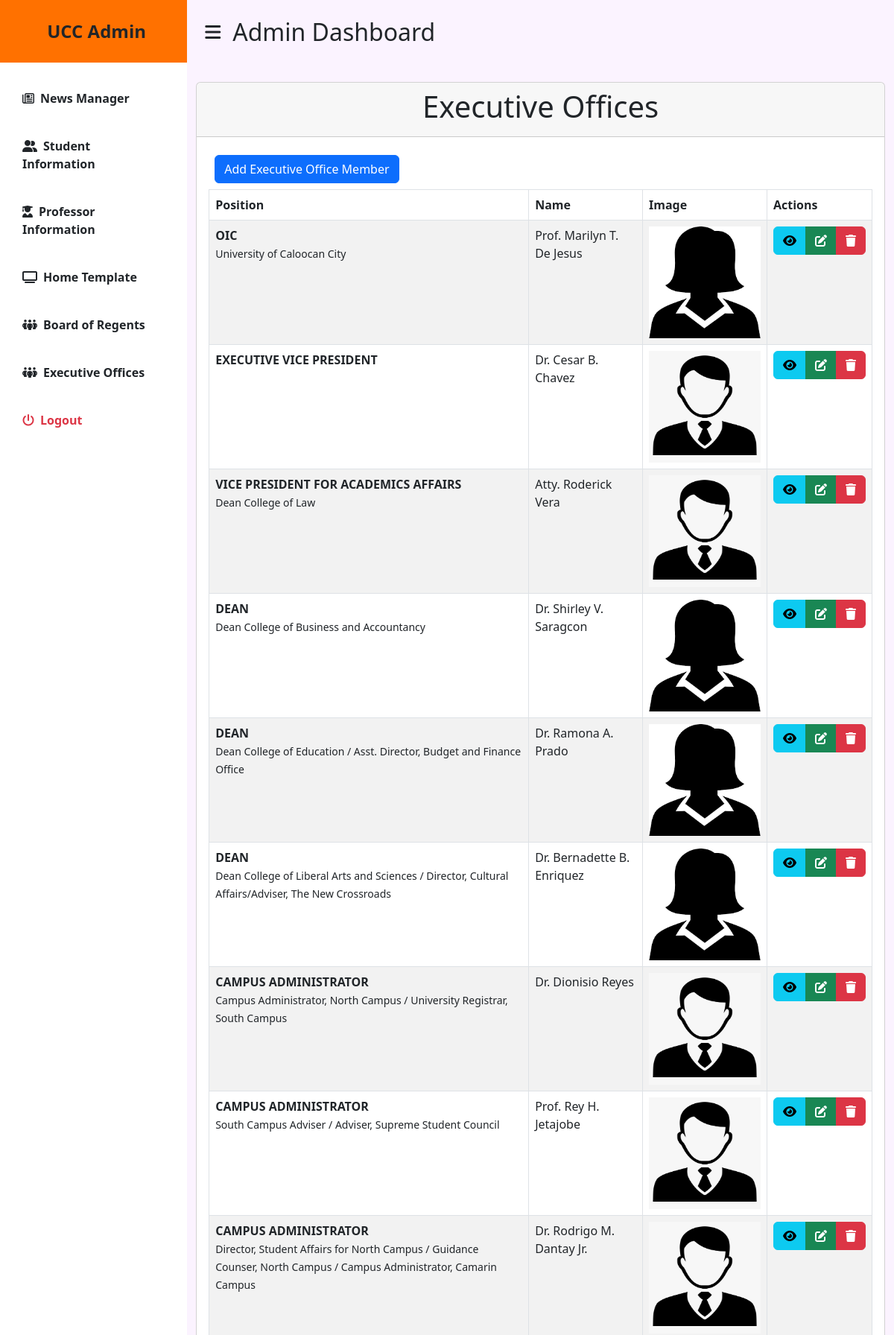
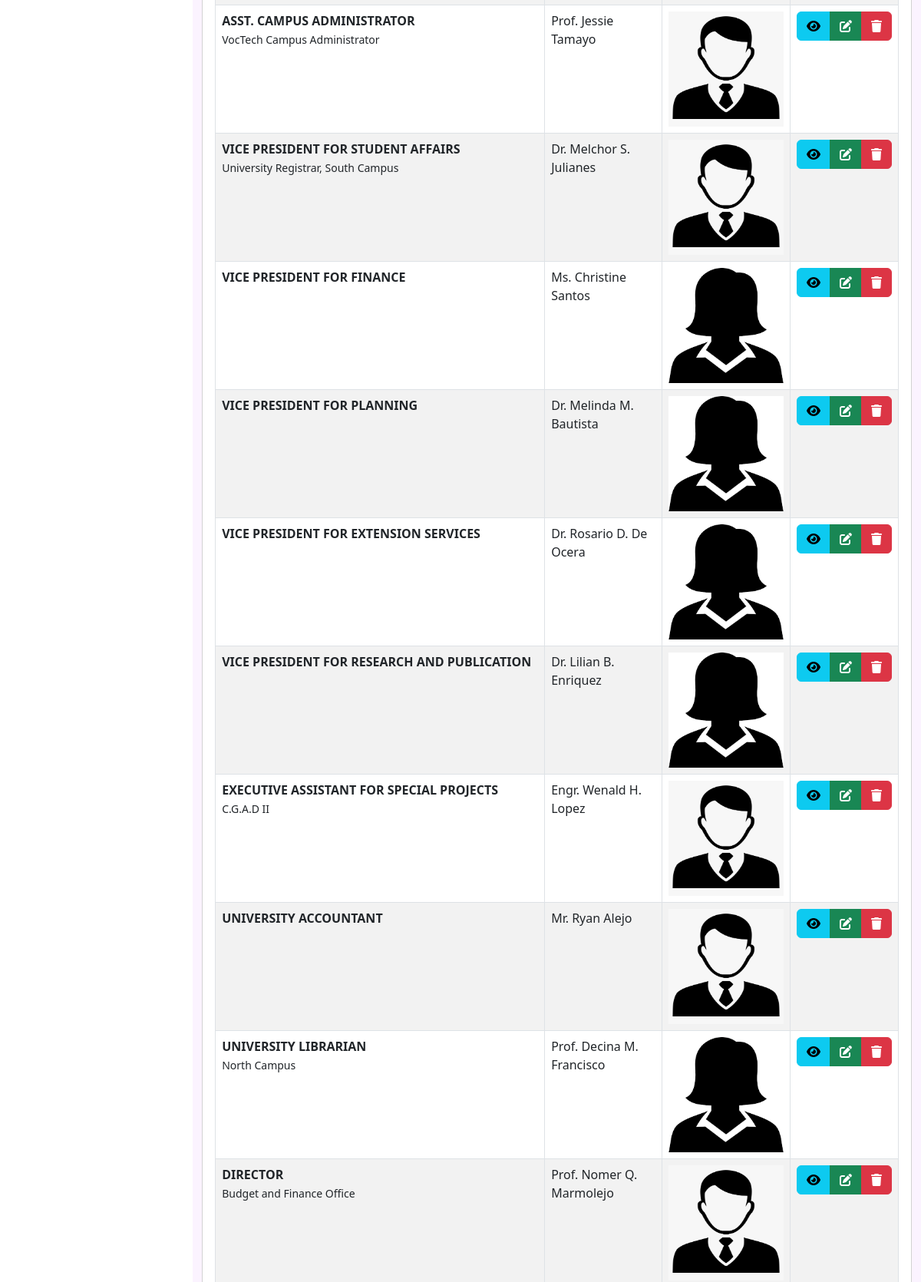
Screenshot of /fixedduplicateadmin/executiveoffices.php (upper part) with the database file from the repository (2 pictures, top to bottom).
### tables this page shows
CREATE TABLE `uccp_xo_tbl` (
  `id` int(11) NOT NULL COMMENT 'executive offices id',
  `xo_name` varchar(60) NOT NULL COMMENT 'executive offices name',
  `xo_position` varchar(60) NOT NULL COMMENT 'executive offices position',
  `xo_description` text NOT NULL COMMENT 'executive offices description',
  `xo_image` varchar(60) NOT NULL COMMENT 'executive offices image'
);

### fixedduplicateadmin/executiveoffices.php (the view, shortened to what this page needs)
<?php
include 'includes/header.php';
?>
<div class="d-flex" id="wrapper">
  <?php include 'includes/sidebar.php' ?>
  <div id="page-content-wrapper">
    <nav class="navbar navbar-expand-lg navbar-light bg-transparent py-4 px-4">
      <div class="d-flex align-items-center">
        <i class="fas fa-bars primary-text fs-4 me-3" id="menu-toggle"></i>
        <h2 class="fs-2 m-0">Admin Dashboard</h2>
      </div>
    </nav>
    <div class="container"><br>
          <div class="row">
          <div class="col-md-12">
              <div class="card ">
                <div class="card-header">
                  <center><h1>Executive Offices</h1></center>
                </div>
                  <div class="card-body">
      <button type="button" class="btn btn-primary float-start m-2" data-bs-toggle="modal" data-bs-target="#addexecutiveoffice">Add Executive Office Member</button>
      <table id="exotbl" class="table table-bordered table-striped">
        <thead>
          <tr>
            <th scope="col">Position</th>
            <th scope="col">Name</th>
            <th scope="col">Image</th>
            <th scope="col">Actions</th>
          </tr>
        </thead>
        <tbody>
          <?php
          $query = "SELECT * FROM uccp_xo_tbl";
          $query_run = mysqli_query($con, $query);
          if (mysqli_num_rows($query_run)>0) {
            while($row = mysqli_fetch_array($query_run)) {
              ?>
              <tr>
                <td><strong><?= strtoupper($row['xo_position']); ?></strong> <br> <small><?= $row['xo_description']; ?></small> </td>
                <td><?= $row['xo_name']; ?></td>
                <td><img src="<?= '../fixedduplicateadmin/imgxo/' . $row['xo_image']?>" height="150" width="150" alt=""></td>
                <td>
                  <div class="btn-group" role="group" aria-label="Basic example">
                    <button data-id="<?= $row['id']; ?>" type="button" class="btn btn-info btnxoview" data-bs-toggle="modal" data-bs-target="#viewxo" name="viewxobtn"><i class="fa-solid fa-eye"></i></button>
                    <button href="#" data-role="update" id="<?= $row['id']; ?>" type="button" class="edit_data btn btn-success" data-bs-toggle="modal" data-bs-target="<?php echo "#editxodata" . $row['id']; ?>"><i class="fa-solid fa-pen-to-square"></i></button>
                    <button type="button" class="btn btn-danger xoremovedata" id="<?= $row['id'] ?>" name="btnremovexo"><i class="fa-solid fa-trash"></i></button>
                  </div>
                </td>
              </tr>
              <?php
            }
          } else {
          }
          ?>
        </tbody>
      </table>
        </div>
      </div>
    </div>
  </div>
    </div>
      </div>
        </div>
    <?php include 'includes/footer.php' ?>

### fixedduplicateadmin/admin.css (style rules this page uses)
#wrapper { overflow-x: hidden; background-color: #fbf3ff; }
#page-content-wrapper { min-width: 100vw; }
#menu-toggle { cursor: pointer; }
@media (min-width: 768px) { #page-content-wrapper { min-width: 0; width: 100%; } }

### rows the page displays
uccp_xo_tbl: xo_position "OIC", xo_description "University of Caloocan City", xo_name "Prof. Marilyn T. De Jesus", xo_image (picture)
uccp_xo_tbl: xo_position "EXECUTIVE VICE PRESIDENT", xo_name "Dr. Cesar B. Chavez", xo_image (picture)
uccp_xo_tbl: xo_position "VICE PRESIDENT FOR ACADEMICS AFFAIRS", xo_description "Dean College of Law", xo_name "Atty. Roderick Vera", xo_image (picture)
uccp_xo_tbl: xo_position "DEAN", xo_description "Dean College of Business and Accountancy", xo_name "Dr. Shirley V. Saragcon", xo_image (picture)
uccp_xo_tbl: xo_position "DEAN", xo_description "Dean College of Education / Asst. Director, Budget and Finance Office", xo_name "Dr. Ramona A. Prado", xo_image (picture)
uccp_xo_tbl: xo_position "DEAN", xo_description "Dean College of Liberal Arts and Sciences / Director, Cultural Affairs/Adviser, The New Crossroads", xo_name "Dr. Bernadette B. Enriquez", xo_image (picture)
uccp_xo_tbl: xo_position "CAMPUS ADMINISTRATOR", xo_description "Campus Administrator, North Campus / University Registrar, South Campus", xo_name "Dr. Dionisio Reyes", xo_image (picture)
uccp_xo_tbl: xo_position "CAMPUS ADMINISTRATOR", xo_description "South Campus Adviser / Adviser, Supreme Student Council", xo_name "Prof. Rey H. Jetajobe", xo_image (picture)
uccp_xo_tbl: xo_position "CAMPUS ADMINISTRATOR", xo_description "Director, Student Affairs for North Campus / Guidance Counser, North Campus / Campus Administrator, Camarin Campus", xo_name "Dr. Rodrigo M. Dantay Jr.", xo_image (picture)
uccp_xo_tbl: xo_position "ASST. CAMPUS ADMINISTRATOR", xo_description "VocTech Campus Administrator", xo_name "Prof. Jessie Tamayo", xo_image (picture)
uccp_xo_tbl: xo_position "VICE PRESIDENT FOR STUDENT AFFAIRS", xo_description "University Registrar, South Campus", xo_name "Dr. Melchor S. Julianes", xo_image (picture)
uccp_xo_tbl: xo_position "VICE PRESIDENT FOR FINANCE", xo_name "Ms. Christine Santos", xo_image (picture)
uccp_xo_tbl: xo_position "VICE PRESIDENT FOR PLANNING", xo_name "Dr. Melinda M. Bautista", xo_image (picture)
uccp_xo_tbl: xo_position "VICE PRESIDENT FOR EXTENSION SERVICES", xo_name "Dr. Rosario D. De Ocera", xo_image (picture)
uccp_xo_tbl: xo_position "VICE PRESIDENT FOR RESEARCH AND PUBLICATION", xo_name "Dr. Lilian B. Enriquez", xo_image (picture)
uccp_xo_tbl: xo_position "EXECUTIVE ASSISTANT FOR SPECIAL PROJECTS", xo_description "C.G.A.D II", xo_name "Engr. Wenald H. Lopez", xo_image (picture)
uccp_xo_tbl: xo_position "UNIVERSITY ACCOUNTANT", xo_name "Mr. Ryan Alejo", xo_image (picture)
uccp_xo_tbl: xo_position "UNIVERSITY LIBRARIAN", xo_description "North Campus", xo_name "Prof. Decina M. Francisco", xo_image (picture)
uccp_xo_tbl: xo_position "DIRECTOR", xo_description "Budget and Finance Office", xo_name "Prof. Nomer Q. Marmolejo", xo_image (picture)
